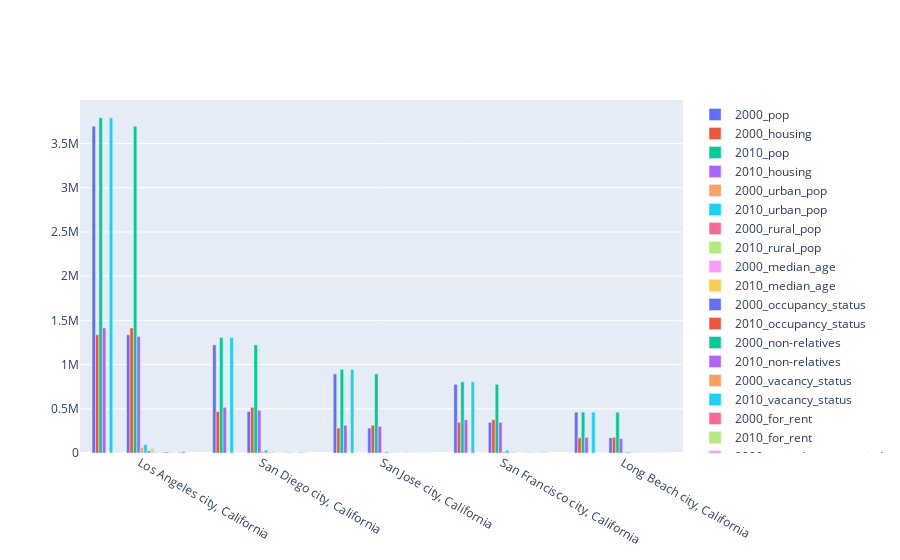

The notebook cell saved with this chart:
### Code cell
fig = go.Figure(data=[
    go.Bar(name='2000_pop', x=city_join['City_Name'], y=city_join['Total_Population_2000']),
    go.Bar(name='2000_housing', x=city_join['City_Name'], y=city_join['Total_Housing_2000']),
    go.Bar(name='2010_pop', x=city_join['City_Name'], y=city_join['Total_Population_2010']),
    go.Bar(name='2010_housing', x=city_join['City_Name'], y=city_join['Total_Housing_2010']),
    go.Bar(name='2000_urban_pop', x=city_join['City_Name'], y=city_join['Total_Urban_Population_2000']),
    go.Bar(name='2010_urban_pop', x=city_join['City_Name'], y=city_join['Total_Urban_Population_2010']),
    go.Bar(name='2000_rural_pop', x=city_join['City_Name'], y=city_join['Total_Rural_Population_2000']),
    go.Bar(name='2010_rural_pop', x=city_join['City_Name'], y=city_join['Total_Rural_Population_2010']),
    go.Bar(name='2000_median_age', x=city_join['City_Name'], y=city_join['Median_Age_2000']),
    go.Bar(name='2010_median_age', x=city_join['City_Name'], y=city_join['Median_Age_2010']),
    go.Bar(name='2000_occupancy_status', x=city_join['City_Name'], y=city_join['Occupancy_Status_For_Housing_Units_2000']),
    go.Bar(name='2010_occupancy_status', x=city_join['City_Name'], y=city_join['Occupancy_Status_For_Housing_Units_2010']),
    go.Bar(name='2000_non-relatives', x=city_join['City_Name'], y=city_join['Presence_of_Non-Relatives_2000']),
    go.Bar(name='2010_non-relatives', x=city_join['City_Name'], y=city_join['Presence_of_Non-Relatives_2010']),
    go.Bar(name='2000_vacancy_status', x=city_join['City_Name'], y=city_join['Vacancy_Status_2000']),
    go.Bar(name='2010_vacancy_status', x=city_join['City_Name'], y=city_join['Vacancy_Status_2010']),
    go.Bar(name='2000_for_rent', x=city_join['City_Name'], y=city_join['For_Rent_2000']),
    go.Bar(name='2010_for_rent', x=city_join['City_Name'], y=city_join['For_Rent_2010']),
    go.Bar(name='2000_rented_not_occupied', x=city_join['City_Name'], y=city_join['Rented_Not_Occupied_2000']),
    go.Bar(name='2010_rented_not_occupied', x=city_join['City_Name'], y=city_join['Rented_Not_Occupied_2010']),
    go.Bar(name='2000_for_sale', x=city_join['City_Name'], y=city_join['For_Sale_Only_2000']),
    go.Bar(name='2010_for_sale', x=city_join['City_Name'], y=city_join['For_Sale_Only_2010']),
    go.Bar(name='2000_sold_not_occupied', x=city_join['City_Name'], y=city_join['Sold_Not_Occupied_2000']),
    go.Bar(name='2010_sold_not_occupied', x=city_join['City_Name'], y=city_join['Sold_Not_Occupied_2010']),
    go.Bar(name='2000_seasonal_housing', x=city_join['City_Name'], y=city_join['For_Seasonal_Recreational_Or_Occasional_Use_2000']),
    go.Bar(name='2010_seasonal_housing', x=city_join['City_Name'], y=city_join['For_Seasonal_Recreational_Or_Occasional_Use_2010']),
    go.Bar(name='2000_migrant_housing', x=city_join['City_Name'], y=city_join['For_Migrant_Workers_2000']),
    go.Bar(name='2010_migrant_housing', x=city_join['City_Name'], y=city_join['For_Migrant_Workers_2010']),
])
fig.update_layout(barmode='group')
fig.show()

### Figure 1 — Plotly figure (JSON) as saved in the notebook; plotly's stock layout.template omitted (floating-point values rounded to 4 significant figures)
{"data": [{"name": "2000_pop", "type": "bar", "x": ["Los Angeles city, California", "San Diego city, California", "San Jose city, California", "San Francisco city, California", "Long Beach city, California"], "y": [3694820, 1223400, 894943, 776733, 461522]}, {"name": "2000_housing", "type": "bar", "x": ["Los Angeles city, California", "San Diego city, California", "San Jose city, California", "San Francisco city, California", "Long Beach city, California"], "y": ["1337706", "469689", "281841", "346527", "171632"]}, {"name": "2010_pop", "type": "bar", "x": ["Los Angeles city, California", "San Diego city, California", "San Jose city, California", "San Francisco city, California", "Long Beach city, California"], "y": [3792621, 1307402, 945942, 805235, 462257]}, {"name": "2010_housing", "type": "bar", "x": ["Los Angeles city, California", "San Diego city, California", "San Jose city, California", "San Francisco city, California", "Long Beach city, California"], "y": [1413995, 516033, 314038, 376942, 176032]}, {"name": "2000_urban_pop", "type": "bar", "x": ["Los Angeles city, California", "San Diego city, California", "San Jose city, California", "San Francisco city, California", "Long Beach city, California"], "y": ["0", "0", "0", "0", "0"]}, {"name": "2010_urban_pop", "type": "bar", "x": ["Los Angeles city, California", "San Diego city, California", "San Jose city, California", "San Francisco city, California", "Long Beach city, California"], "y": [3790144, 1306002, 945631, 805235, 462257]}, {"name": "2000_rural_pop", "type": "bar", "x": ["Los Angeles city, California", "San Diego city, California", "San Jose city, California", "San Francisco city, California", "Long Beach city, California"], "y": ["0", "0", "0", "0", "0"]}, {"name": "2010_rural_pop", "type": "bar", "x": ["Los Angeles city, California", "San Diego city, California", "San Jose city, California", "San Francisco city, California", "Long Beach city, California"], "y": [2477, 1400, 311, 0, 0]}, {"name": "2000_median_age", "type": "bar", "x": ["Los Angeles city, California", "San Diego city, California", "San Jose city, California", "San Francisco city, California", "Long Beach city, California"], "y": ["31.6", "32.5", "32.6", "36.5", "30.8"]}, {"name": "2010_median_age", "type": "bar", "x": ["Los Angeles city, California", "San Diego city, California", "San Jose city, California", "San Francisco city, California", "Long Beach city, California"], "y": [34.1, 33.6, 35.2, 38.5, 33.2]}, {"name": "2000_occupancy_status", "type": "bar", "x": ["Los Angeles city, California", "San Diego city, California", "San Jose city, California", "San Francisco city, California", "Long Beach city, California"], "y": ["1337706", "469689", "281841", "346527", "171632"]}, {"name": "2010_occupancy_status", "type": "bar", "x": ["Los Angeles city, California", "San Diego city, California", "San Jose city, California", "San Francisco city, California", "Long Beach city, California"], "y": [1413995, 516033, 314038, 376942, 176032]}, {"name": "2000_non-relatives", "type": "bar", "x": ["Los Angeles city, California", "San Diego city, California", "San Jose city, California", "San Francisco city, California", "Long Beach city, California"], "y": ["3694820", "1223400", "894943", "776733", "461522"]}, {"name": "2010_non-relatives", "type": "bar", "x": ["Los Angeles city, California", "San Diego city, California", "San Jose city, California", "San Francisco city, California", "Long Beach city, California"], "y": [1318168, 483092, 301366, 345811, 163531]}, {"name": "2000_vacancy_status", "type": "bar", "x": ["Los Angeles city, California", "San Diego city, California", "San Jose city, California", "San Francisco city, California", "Long Beach city, California"], "y": ["62294", "18998", "5243", "16827", "8544"]}, {"name": "2010_vacancy_status", "type": "bar", "x": ["Los Angeles city, California", "San Diego city, California", "San Jose city, California", "San Francisco city, California", "Long Beach city, California"], "y": [95827, 32941, 12672, 31131, 12501]}, {"name": "2000_for_rent", "type": "bar", "x": ["Los Angeles city, California", "San Diego city, California", "San Jose city, California", "San Francisco city, California", "Long Beach city, California"], "y": ["28529", "7511", "1929", "5594", "4195"]}, {"name": "2010_for_rent", "type": "bar", "x": ["Los Angeles city, California", "San Diego city, California", "San Jose city, California", "San Francisco city, California", "Long Beach city, California"], "y": [53309, 13900, 5572, 12832, 7413]}, {"name": "2000_rented_not_occupied", "type": "bar", "x": ["Los Angeles city, California", "San Diego city, California", "San Jose city, California", "San Francisco city, California", "Long Beach city, California"], "y": ["9036", "1806", "714", "910", "1484"]}, {"name": "2010_rented_not_occupied", "type": "bar", "x": ["Los Angeles city, California", "San Diego city, California", "San Jose city, California", "San Francisco city, California", "Long Beach city, California"], "y": [2367, 952, 319, 779, 252]}, {"name": "2000_for_sale", "type": "bar", "x": ["Los Angeles city, California", "San Diego city, California", "San Jose city, California", "San Francisco city, California", "Long Beach city, California"], "y": ["5161", "1787", "578", "1419", "683"]}, {"name": "2010_for_sale", "type": "bar", "x": ["Los Angeles city, California", "San Diego city, California", "San Jose city, California", "San Francisco city, California", "Long Beach city, California"], "y": [10930, 4550, 2891, 2984, 1362]}, {"name": "2000_sold_not_occupied", "type": "bar", "x": ["Los Angeles city, California", "San Diego city, California", "San Jose city, California", "San Francisco city, California", "Long Beach city, California"], "y": ["4876", "5093", "818", "3762", "761"]}, {"name": "2010_sold_not_occupied", "type": "bar", "x": ["Los Angeles city, California", "San Diego city, California", "San Jose city, California", "San Francisco city, California", "Long Beach city, California"], "y": [2671, 873, 603, 759, 277]}, {"name": "2000_seasonal_housing", "type": "bar", "x": ["Los Angeles city, California", "San Diego city, California", "San Jose city, California", "San Francisco city, California", "Long Beach city, California"], "y": ["29", "7", "50", "79", "2"]}, {"name": "2010_seasonal_housing", "type": "bar", "x": ["Los Angeles city, California", "San Diego city, California", "San Jose city, California", "San Francisco city, California", "Long Beach city, California"], "y": [7540, 7737, 845, 5564, 1114]}, {"name": "2000_migrant_housing", "type": "bar", "x": ["Los Angeles city, California", "San Diego city, California", "San Jose city, California", "San Francisco city, California", "Long Beach city, California"], "y": ["14663", "2794", "1154", "5063", "1419"]}, {"name": "2010_migrant_housing", "type": "bar", "x": ["Los Angeles city, California", "San Diego city, California", "San Jose city, California", "San Francisco city, California", "Long Beach city, California"], "y": [28, 13, 3, 5, 3]}], "layout": {"barmode": "group"}}
